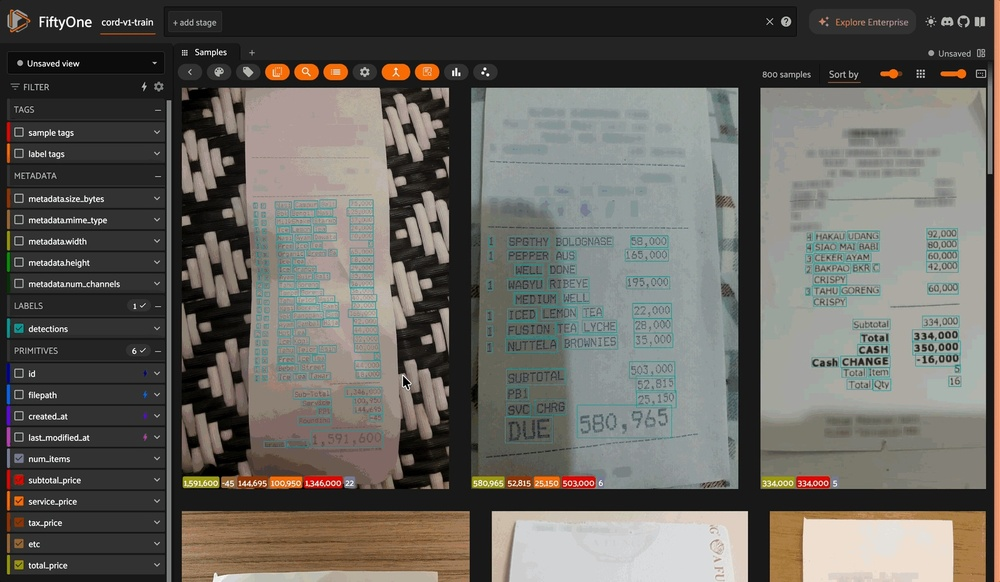
#> input picture backend/test_image/sample_receipt.jpg, 1000 x 582 px, shrunk from 1716 x 998 before the run
$ python -i perspective_corrector.py   (imports and definitions only)
#> lines starting #> are read from the running program, lines starting #| are printed output that depends on the picture; after the words box and inside, x2 and y2 are one past the last pixel; in counts of white or black regions, pixels touching at a corner belong together
#> further down, picture is the input picture: shape (582, 1000, 3); mean B, G, R 94, 99.5, 101.8
import cv2
import numpy as np
import logging

logger = logging.getLogger(__name__)

class PerspectiveCorrector:
    """
    Module to handle skewed, rotated and perspective-distorted receipts.
    Uses edge detection and four-point transformation.
    """

    def order_points(self, pts):
        """
        Orders coordinates as (top-left, top-right, bottom-right, bottom-left).
        """
        rect = np.zeros((4, 2), dtype="float32")
        s = pts.sum(axis=1)
        rect[0] = pts[np.argmin(s)]
        rect[2] = pts[np.argmax(s)]

        diff = np.diff(pts, axis=1)
        rect[1] = pts[np.argmin(diff)]
        rect[3] = pts[np.argmax(diff)]
        return rect

    def four_point_transform(self, image, pts):
        """
        Applies perspective warp to get a top-down view.
        """
        rect = self.order_points(pts)
        (tl, tr, br, bl) = rect

        # Compute width of new image
        widthA = np.sqrt(((br[0] - bl[0]) ** 2) + ((br[1] - bl[1]) ** 2))
        widthB = np.sqrt(((tr[0] - tl[0]) ** 2) + ((tr[1] - tl[1]) ** 2))
        maxWidth = max(int(widthA), int(widthB))

        # Compute height of new image
        heightA = np.sqrt(((tr[0] - br[0]) ** 2) + ((tr[1] - br[1]) ** 2))
        heightB = np.sqrt(((tl[0] - bl[0]) ** 2) + ((tl[1] - bl[1]) ** 2))
        maxHeight = max(int(heightA), int(heightB))

        dst = np.array([
            [0, 0],
            [maxWidth - 1, 0],
            [maxWidth - 1, maxHeight - 1],
            [0, maxHeight - 1]], dtype="float32")

        M = cv2.getPerspectiveTransform(rect, dst)
        warped = cv2.warpPerspective(image, M, (maxWidth, maxHeight))
        return warped

    def detect_and_correct(self, image: np.ndarray) -> np.ndarray:
        """
        Detects receipt contours and attempts perspective correction.
        """
        # 1. Edge detection
        gray = cv2.cvtColor(image, cv2.COLOR_BGR2GRAY)
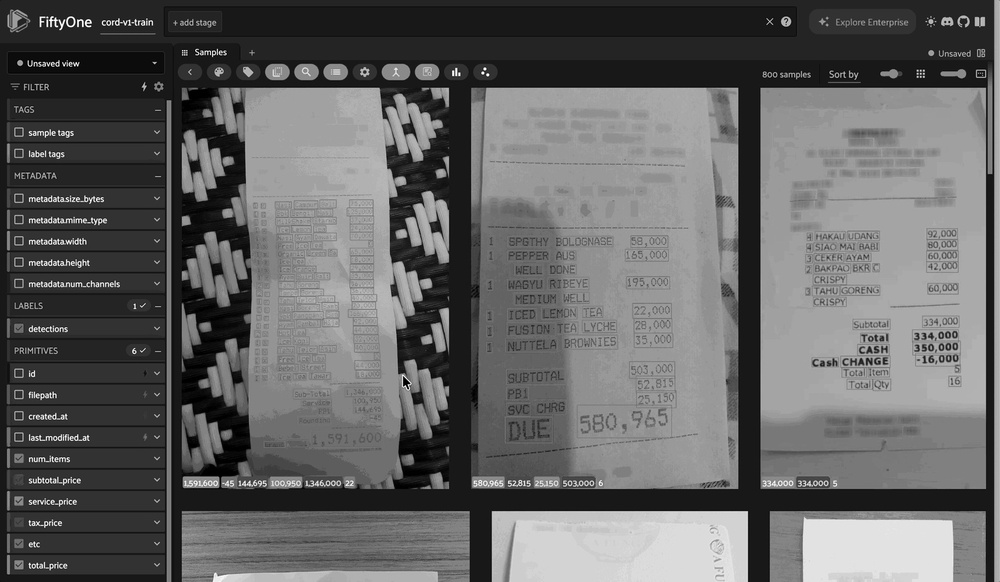
#> gray: shape (582, 1000); min 0, max 255, mean 99.5
        blurred = cv2.GaussianBlur(gray, (5, 5), 0)
        edged = cv2.Canny(blurred, 75, 200)
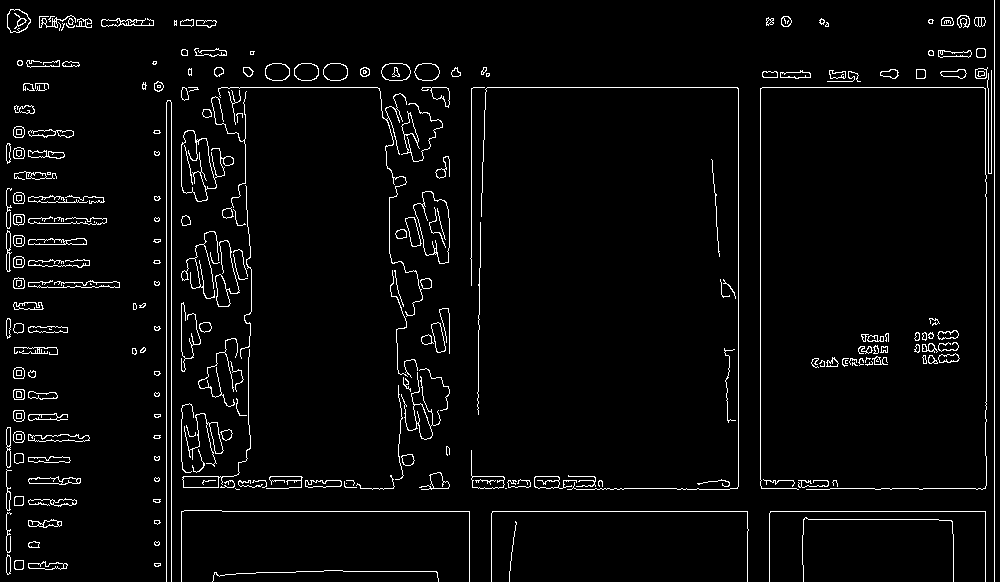
#> edged: shape (582, 1000); 3.6% white in thin lines or dots

        # 2. Find contours
        cnts = cv2.findContours(edged.copy(), cv2.RETR_LIST, cv2.CHAIN_APPROX_SIMPLE)
#> cnts = 468 contours, 196 with area under 20; largest, box (x1, y1, x2, y2) and area: (181, 130, 234, 202) 1809, (413, 191, 450, 264) 1724, (413, 191, 450, 264) 1690, (181, 130, 217, 202) 1690, (381, 63, 411, 81) 423
        cnts = cnts[0] if len(cnts) == 2 else cnts[1]
        cnts = sorted(cnts, key=cv2.contourArea, reverse=True)[:5]
#> cnts = 5 contours; box (x1, y1, x2, y2) and area: (181, 130, 234, 202) 1809, (413, 191, 450, 264) 1724, (413, 191, 450, 264) 1690, (181, 130, 217, 202) 1690, (381, 63, 411, 81) 423

        screenCnt = None
        for c in cnts:
            peri = cv2.arcLength(c, True)
            approx = cv2.approxPolyDP(c, 0.02 * peri, True)
            if len(approx) == 4:
                screenCnt = approx
                break
#> this loop made 5 passes
#> peri on passes 1 to 5: 397.3, 206.8, 282.2, 430.2, 80.28

        try:
            if screenCnt is not None:
                h, w = image.shape[:2]
                img_area = h * w
                contour_area = cv2.contourArea(screenCnt)

                if contour_area > 0.3 * img_area:
                    logger.info(f"Applying perspective correction for contour area: {contour_area:.0f} px ({contour_area/img_area:.1%})")
                    return self.four_point_transform(image, screenCnt.reshape(4, 2))
                else:
                    logger.info(f"Skipping perspective correction. Detected contour area too small: {contour_area:.0f} px ({contour_area/img_area:.1%})")
        except Exception as e:
            logger.warning(f"Perspective correction failed ({e}). Returning original image.")

        # Fallback: return original if no valid contour found or if warp fails
        return image

>>> import cv2
>>> picture = cv2.imread('../../../test_image/sample_receipt.jpg')
>>> result = PerspectiveCorrector().detect_and_correct(picture)
